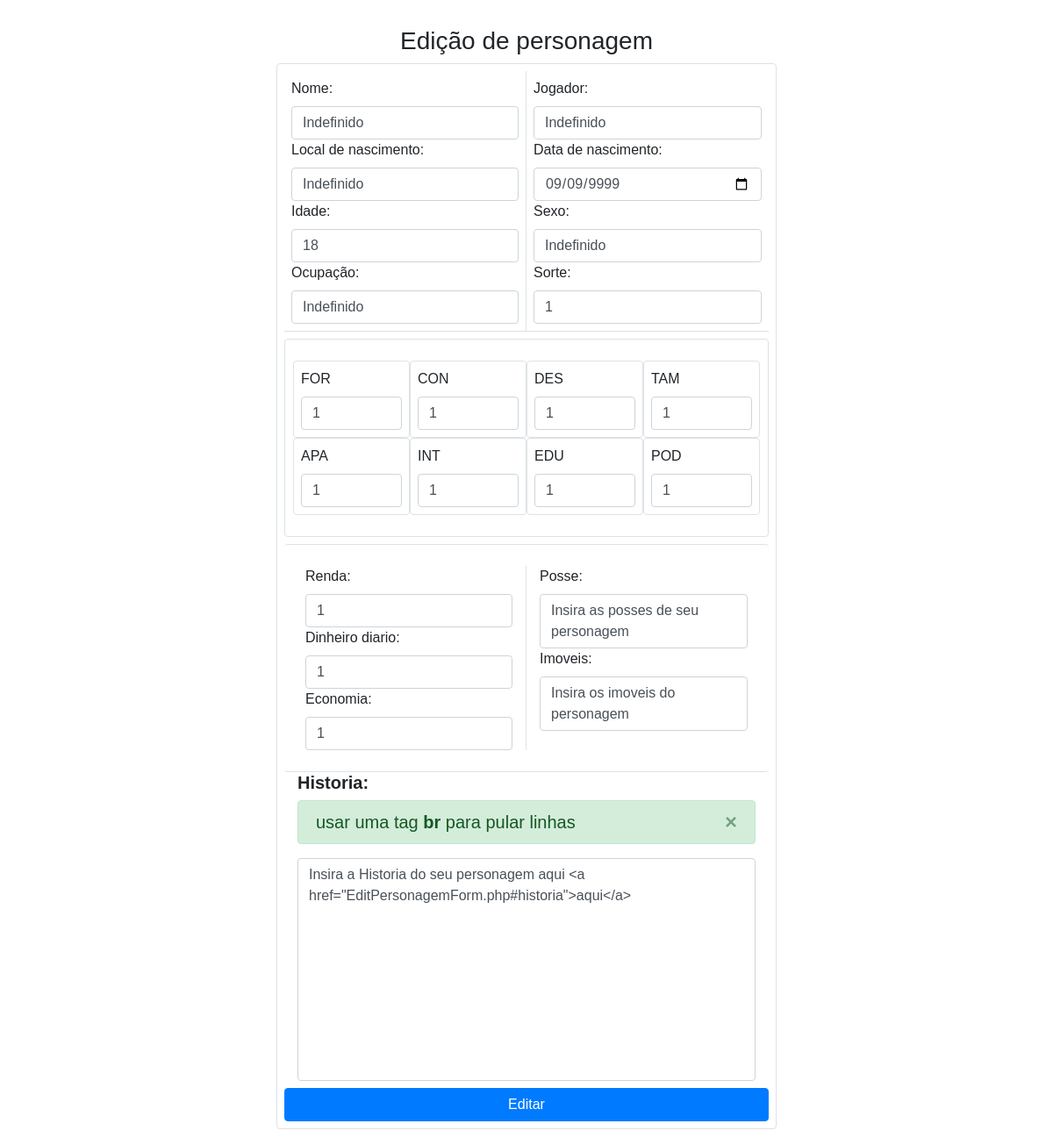
Page /EditPersonagemForm.php on the earlier database version.
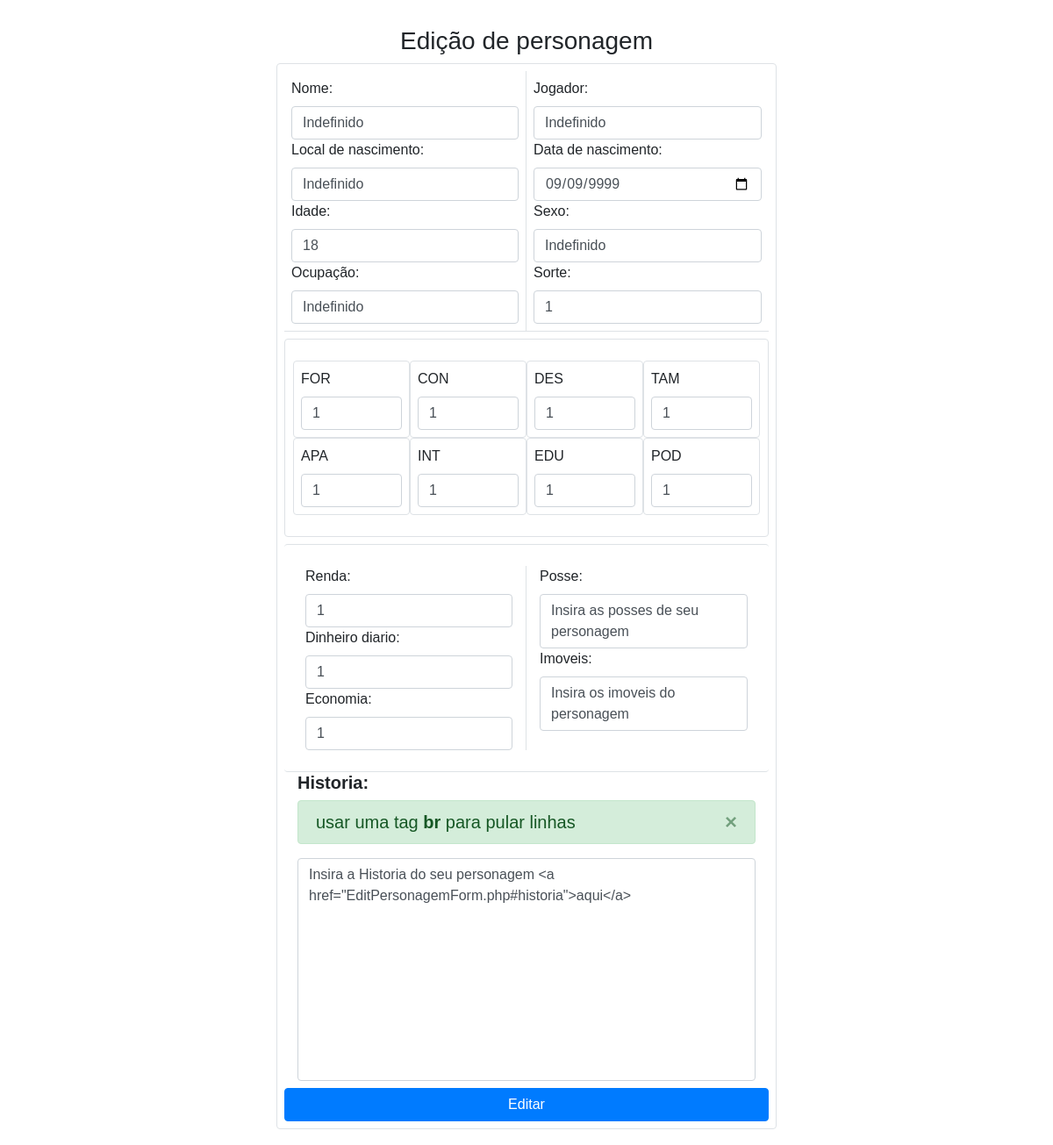
Same page on the later database version.
### tables this page shows
CREATE TABLE `personagem` (
  `id` int(30) NOT NULL,
  `nome` varchar(30) NOT NULL,
  `jogador` varchar(30) NOT NULL,
  `ocupacao` varchar(30) NOT NULL DEFAULT 'indefinido',
  `localnascimento` varchar(60) NOT NULL,
  `datanascimento` date NOT NULL,
  `idade` int(30) NOT NULL,
  `sexo` varchar(20) NOT NULL,
  `bd` varchar(30) NOT NULL DEFAULT 'NONE',
  `vidatotal` int(11) NOT NULL DEFAULT 1,
  `vidaatual` int(11) NOT NULL DEFAULT 1,
  `sorte` int(11) NOT NULL DEFAULT 1,
  `sanidade` int(11) NOT NULL DEFAULT 99,
  `morrendo` tinyint(1) NOT NULL DEFAULT 0,
  `lesaograve` tinyint(1) NOT NULL DEFAULT 0,
  `historia` text NOT NULL
);

### EditPersonagemForm.php (the view, shortened to what the changed rows need)
<?php
require_once('connect.php');
$query_personagem = "SELECT * FROM personagem";
$query_result_personagem = mysqli_query($conn, $query_personagem);
$personagem = mysqli_fetch_assoc($query_result_personagem);
?>
<!DOCTYPE html>
<html lang="en">
<head>
    <link rel="stylesheet" href="./public/css/bootstrap.css">
    <link rel="stylesheet" href="./public/css/style.css">
</head>
<body>
    <div class="container-fluid">
        <form action="EditPersonagem.php" method="post">
            <div style="margin: 0px 270px" class="border rounded row p-2">
                <div class="col-6 p-2 border-right border-bottom">
                    <label for="nome">Nome:</label>
                        <input type="text" name="nome" id="nome" class="form form-control" value="<?php echo $personagem['nome'] ; ?>" required >
                    <label for="localnascimento">Local de nascimento:</label>
                        <input required type="text" name="localnascimento" id="localnascimento" class="form form-control" value="<?php echo $personagem['localnascimento']; ?>">
                    <label for="idade">Idade:</label>
                        <input required type="number" name="idade" id="idade" class="form form-control" value="<?php echo $personagem['idade']; ?>">
                    <label for="ocupacao">Ocupação:</label>
                        <input required type="text" name="ocupacao" id="ocupacao" class="form form-control" value="<?php echo $personagem['ocupacao']; ?>">
                </div>
                <div class="col-6 p-2 border-bottom">
                    <label for="jogador">Jogador:</label>
                        <input required type="text" name="jogador" id="jogador" class="form form-control" value="<?php echo $personagem['jogador']; ?>">
                    <label for="datanascimento">Data de nascimento:</label>
                        <input required type="date" name="datanascimento" id="datanascimento" class="form form-control" value="<?php echo $personagem['datanascimento']; ?>">
                    <label for="sexo">Sexo:</label>
                        <input required type="text" name="sexo" id="sexo" class="form form-control" value="<?php echo $personagem['sexo']; ?>">
                    <label for="sorte">Sorte:</label>
                        <input required type="number" name="sorte" id="sorte" class="form form-control" value="<?php echo $personagem['sorte']; ?>">
                </div>
                <div class="col-12" id="historia">
                    <h5>
                        <label for="historia"><strong>Historia:</strong></label>
                            <div class="alert alert-success alert-dismissible fade show col-12" role="alert">
                                    usar uma tag <strong>br</strong> para pular linhas
                                    <button type="button" class="close" data-dismiss="alert" aria-label="Close">
                                    </button>
                                </div>
                            <textarea required style="resize: none" name="historia" id="historia" cols="30" rows="10" class="form form-control"><?php echo $personagem['historia']; ?></textarea>
                    </h5>
                </div>
            </div>
        </form>
    </div>
</body>
</html>

Differences in the rows shown:
changed personagem "Indefinido": historia "Insira a Historia do seu personagem aqui <a href=\"EditPersonagemForm.php#historia\">aqui</a>" → "Insira a Historia do seu personagem <a href=\"EditPersonagemForm.php#historia\">aqui</a>"
